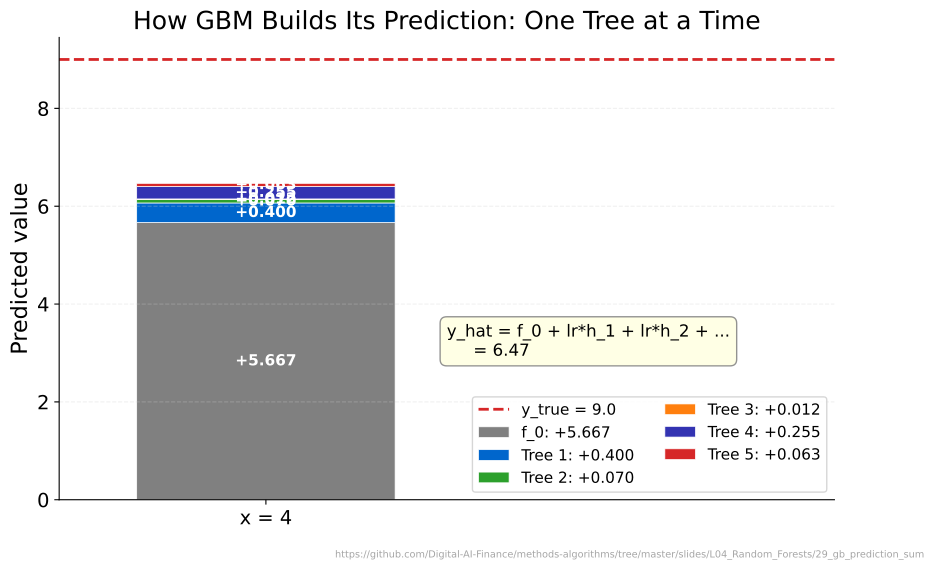

Recreate this plot in Python.
import sys
from pathlib import Path
sys.path.insert(0, str(Path(__file__).resolve().parents[3] / 'templates'))
from chart_style import apply_style, COLORS, MLPURPLE, MLBLUE, MLORANGE, MLGREEN, MLRED, MLLAVENDER
apply_style()

CHART_METADATA = {
    'title': 'How GBM Builds Its Prediction: One Tree at a Time',
    'description': 'Stacked bar chart decomposing a GBM prediction into initial value plus 5 tree contributions for x=4',
    'url': 'https://github.com/Digital-AI-Finance/methods-algorithms/tree/master/slides/L04_Random_Forests/29_gb_prediction_sum'
}

import numpy as np
import matplotlib.pyplot as plt
from sklearn.ensemble import GradientBoostingRegressor

# Data
x = np.array([1, 2, 3, 4, 5, 6], dtype=float)
y = np.array([3, 7, 5, 9, 2, 8], dtype=float)
X = x.reshape(-1, 1)

# Target point
x_query = np.array([[4.0]])
y_true = 9.0

# Fit GBR with 5 estimators
lr = 0.3
gbr = GradientBoostingRegressor(
    n_estimators=5, learning_rate=lr, max_depth=2, random_state=42
)
gbr.fit(X, y)

# Extract contributions
f0 = gbr.init_.predict(x_query)[0]  # initial prediction (mean)
tree_contribs = []
for est in gbr.estimators_.ravel():
    contrib = lr * est.predict(x_query)[0]
    tree_contribs.append(contrib)

all_contribs = [f0] + tree_contribs
labels = ['f_0'] + [f'Tree {i+1}' for i in range(5)]
seg_colors = ['#808080', MLBLUE, MLGREEN, MLORANGE, MLPURPLE, MLRED]

fig, ax = plt.subplots(figsize=(10, 6))

# Build stacked bar
bottom = 0.0
bar_x = 0.4
bar_width = 0.5
for val, lbl, col in zip(all_contribs, labels, seg_colors):
    ax.bar(bar_x, val, bar_width, bottom=bottom,
           color=col, label=f'{lbl}: {val:+.3f}', edgecolor='white', linewidth=0.5)
    # Annotate segment center
    center = bottom + val / 2
    ax.text(bar_x, center, f'{val:+.3f}',
            ha='center', va='center', fontsize=11,
            color='white', fontweight='bold')
    bottom += val

total = sum(all_contribs)

# True value line
ax.axhline(y_true, color=MLRED, linestyle='--', linewidth=2, label=f'y_true = {y_true}')

# Summary text
ax.text(bar_x + bar_width / 2 + 0.1, total / 2,
        f'y_hat = f_0 + lr*h_1 + lr*h_2 + ...\n     = {total:.2f}',
        ha='left', va='center', fontsize=12,
        bbox=dict(boxstyle='round,pad=0.4', facecolor='lightyellow',
                  edgecolor='gray', alpha=0.85))

ax.set_xlim(0, 1.5)
ax.set_xticks([bar_x])
ax.set_xticklabels(['x = 4'])
ax.set_ylabel('Predicted value')
ax.set_title('How GBM Builds Its Prediction: One Tree at a Time')
ax.legend(loc='lower right', fontsize=11, ncol=2)
ax.grid(axis='x', visible=False)

plt.figtext(0.99, 0.01, CHART_METADATA['url'], fontsize=7, color='gray', ha='right', va='bottom', alpha=0.7)
plt.savefig(Path(__file__).parent / 'chart.pdf', dpi=300, bbox_inches='tight', facecolor='white')
plt.close()
